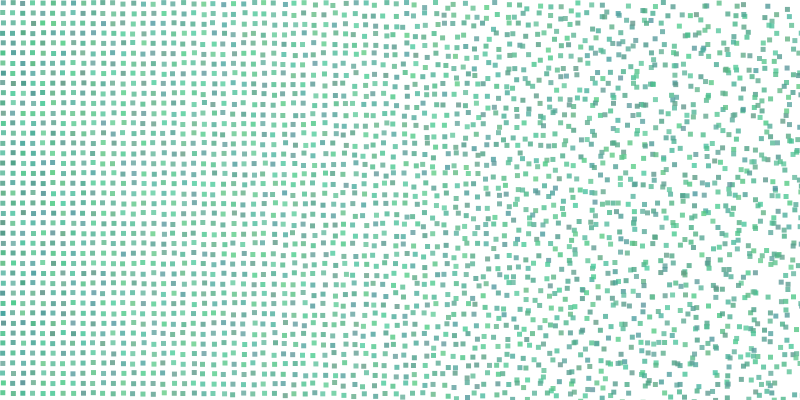
Frame 1 (no input)
Frame 60 (the mouse pressed at the canvas centre just before this capture): identical to frame 1, image omitted
Frame 120 (the mouse held since frame 60 and released just before this capture): identical to frame 1, image omitted

The Processing sketch that drew this single still picture (run headless with seeded random() and noise(); from frame 60 on, the mouse is pressed at the canvas centre):

// Processing sketch: processing_24114
// ── processing_24114.pde

//Alex Polglase
 
//Check PDf EXPORT on processing.org
  
//what happens if you change these both to 50? what are they doing to the pattern?
int patternSeperationX = 10;
int patternSeperationY = 10;
  
float position = 1.001;
float trans = 255;
 
void setup(){
  size(800,400);
background (255);
    
  //the white box simply shows you the space your pattern gets drawn in
  fill(255);
  noStroke();
  rect(0,0,patternSeperationX,patternSeperationY);
  stroke(0);
    
  for(int i = 0; i < width/patternSeperationX; i++){
      for(int j = 0; j < height/patternSeperationY; j++){
        pushMatrix();
        translate(i*patternSeperationX, j*patternSeperationY);
        yourFunction();
        popMatrix();
      }
  }
    
}
  
  
void draw()
{
  //This is here so the program keeps running and the screengrab will work
}
  
  
void yourFunction(){
    
  //-------------------------------------YOUR PATTERN GOES IN HERE-------------------------------
  //try making pleasant designs :-)
    
  noStroke ();
  fill (random (70,100),random (150,205), random (130, 160), random (200, trans));
  rect (random (0,position),random (0,position),5,5);
  position = position * 1.001;
  trans = trans - 0.1;
}
  
 
   
  
